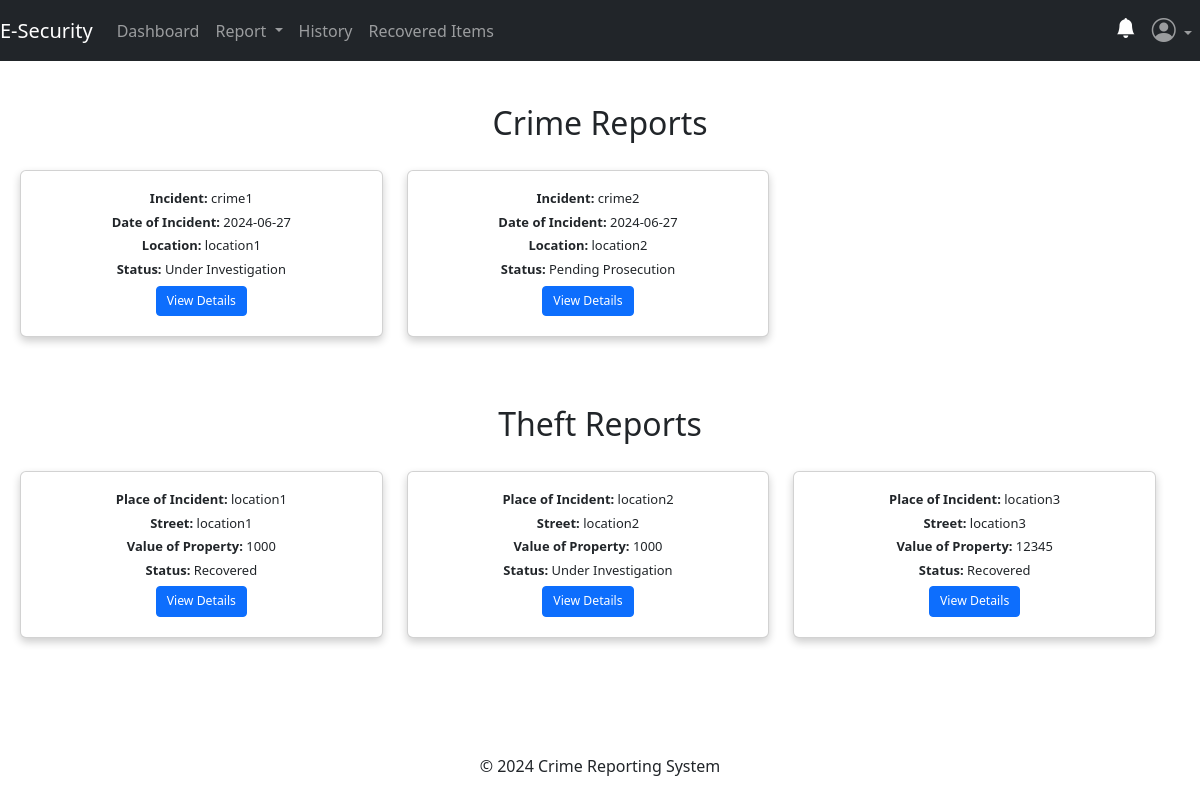
Before: /users/history (signed in) with the older database file.
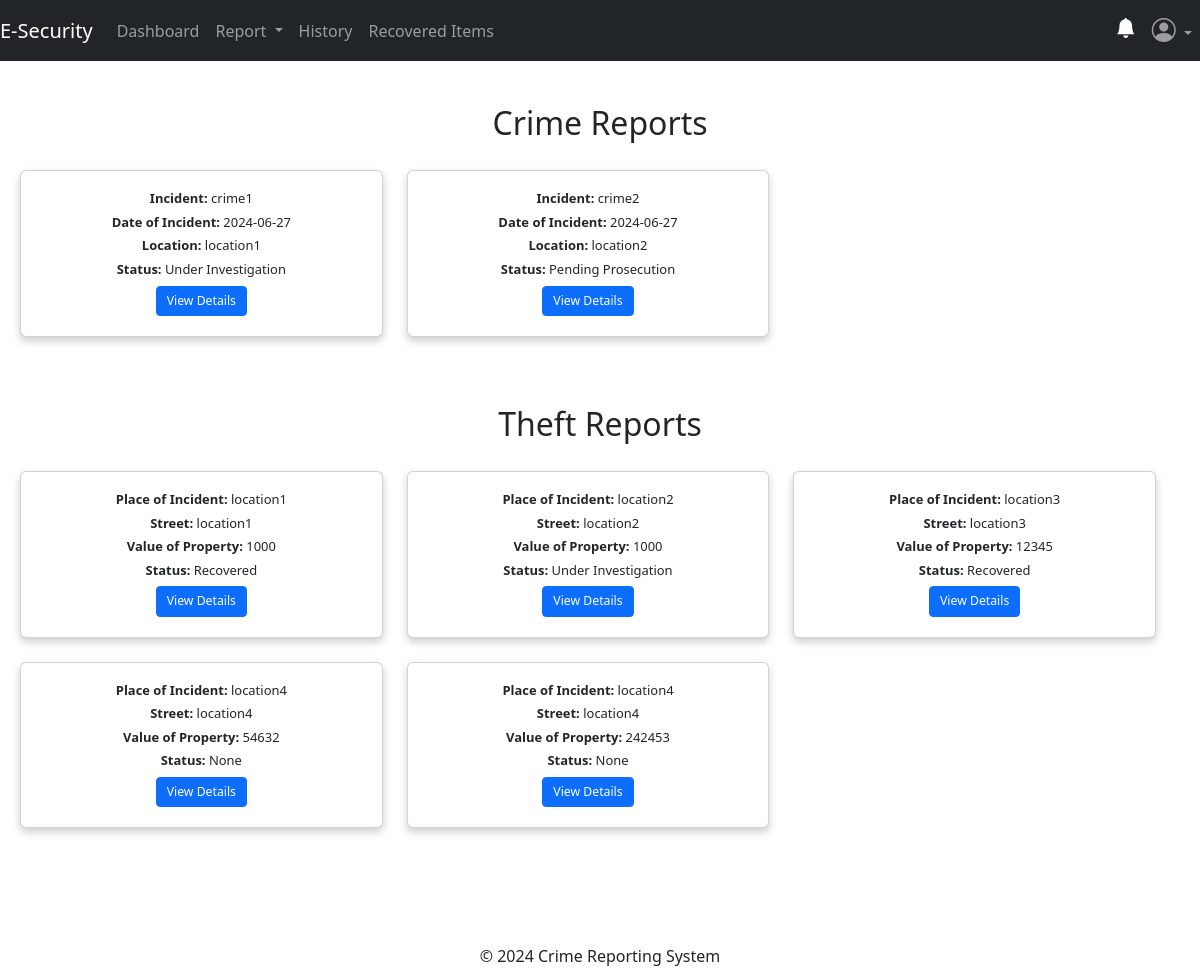
After: the same page with the newer database file.
### app/posts/models.py (models this page shows, shortened)
class Crime(db.Model, UserMixin):
    crime_id = db.Column(db.Integer, primary_key=True)
    date_of_incident = db.Column(db.String(10), nullable=False)
    issued_by = db.Column(db.String(20), nullable=True)
    time_of_incident = db.Column(db.String(10), nullable=False)
    incident_location = db.Column(db.Text, nullable=False)
    incident_nature = db.Column(db.Text, nullable=False)
    incident_details = db.Column(db.Text, nullable=False)
    suspect_details = db.Column(db.Text, nullable=True)
    arrest_history = db.Column(db.Text, nullable=False)
    suspect_name = db.Column(db.String(10), nullable=True)
    comments = db.Column(db.Text, nullable=True)
    crime_status = db.Column(db.String(10), nullable=True)
    latitude = db.Column(db.Float)
    longitude = db.Column(db.Float)
    crime_file_upload = db.Column(db.Text, nullable=True)
    crime_file_name = db.Column(db.Text, nullable=True)
    crime_mimetype = db.Column(db.Text, nullable=True)
    date_crime_received = db.Column(db.DateTime(timezone=True), nullable=False, default=func.now())
    reporter_id = db.Column(db.Integer, db.ForeignKey('user.id'))

class Theft(db.Model, UserMixin):
    theft_id = db.Column(db.Integer, primary_key=True)
    place_of_theft = db.Column(db.String(50), nullable=False)
    street_address = db.Column(db.String(30), nullable=False)
    city = db.Column(db.String(10), nullable=False)
    date_of_theft = db.Column(db.String(10), nullable=False)
    reported_by = db.Column(db.String(10), nullable=True)
    phone_number = db.Column(db.String(10), nullable=False)
    value = db.Column(db.Integer, nullable=False)
    time_of_theft = db.Column(db.String(10), nullable=False)
    stolen_property = db.Column(db.Text, nullable=False)
    description = db.Column(db.Text, nullable=False)
    theft_status = db.Column(db.String(10), nullable=True)
    latitude = db.Column(db.Float)
    longitude = db.Column(db.Float)
    theft_file_upload = db.Column(db.Text, nullable=True)
    theft_file_name = db.Column(db.Text, nullable=True)
    theft_mimetype = db.Column(db.Text, nullable=True)
    date_theft_received = db.Column(db.DateTime(timezone=True), nullable=False, default=func.now())
    victim_id = db.Column(db.Integer, db.ForeignKey('user.id'))

### app/users/routes.py (the view)
@users.route('/users/history')
@login_required
def history():
    try:
        reporter = current_user.id
        victim = current_user.id
        crimes = Crime.query.filter_by(reporter_id=reporter).all()
        thefts = Theft.query.filter_by(victim_id=victim).all()
        return render_template('user/history.html', crimes=crimes, thefts=thefts)
    except Exception:
        flash('Unable to fetch your data. Please try again later.', 'danger')
        return render_template('user/history.html', crimes=[], thefts=[])

### app/__init__.py (called while the page is built)
@login_manager.user_loader
def load_user(user_id):
    return models.User.query.get(user_id)

### app/templates/user/history.html (shortened to what this page needs)
{% extends 'user/base.html' %}
{% block content %}
<!DOCTYPE html>
<html lang="en">
<head>
</head>
<body>
  <br class="container">
    <h2 class="text-center">Crime Reports</h2>
    {% if crimes %}
      <div class="row">
        {% for crime in crimes %}
          <div class="col-lg-4 col-md-6 col-sm-12">
            <div class="card mb-4 reduced-card-size">
              <div class="card-body">
                <h5 class="card-text"><strong>Incident:</strong> {{ crime.incident_nature }}</h5>
                <h5 class="card-text"><strong>Date of Incident:</strong> {{ crime.date_of_incident }}</h5>
                <h5 class="card-text"><strong>Location:</strong> {{ crime.incident_location }}</h5>
                <h5 class="card-text"><strong>Status:</strong> {{ crime.crime_status }}</h5>
                <button class="btn btn-primary btn-sm" onclick="crime_details('{{ crime.crime_id }}')">
                  View Details
                </button>
              </div>
            </div>
          </div>
        {% endfor %}
      </div>
    {% endif %}
    <h2 class="text-center">Theft Reports</h2>
    {% if thefts %}
      <div class="row">
        {% for theft in thefts %}
          <div class="col-lg-4 col-md-6 col-sm-12">
            <div class="card mb-4 reduced-card-size">
              <div class="card-body">
                <h5 class="card-text"><strong>Place of Incident:</strong> {{ theft.place_of_theft }}</h5>
                <h5 class="card-text"><strong>Street:</strong> {{ theft.street_address }}</h5>
                <h5 class="card-text"><strong>Value of Property:</strong> {{ theft.value }}</h5>
                <h5 class="card-text"><strong>Status:</strong> {{ theft.theft_status }}</h5>
                <button class="btn btn-primary btn-sm" onclick="theft_details('{{ theft.theft_id }}')">
                  View Details
                </button>
              </div>
            </div>
          </div>
        {% endfor %}
      </div>
    {% endif %}
</body>
</html>
{% endblock %}

Changed rows visible on the page:
added Theft: place_of_theft "location4", street_address "location4", value "54632", theft_status "None"
added Theft: place_of_theft "location4", street_address "location4", value "242453", theft_status "None"
